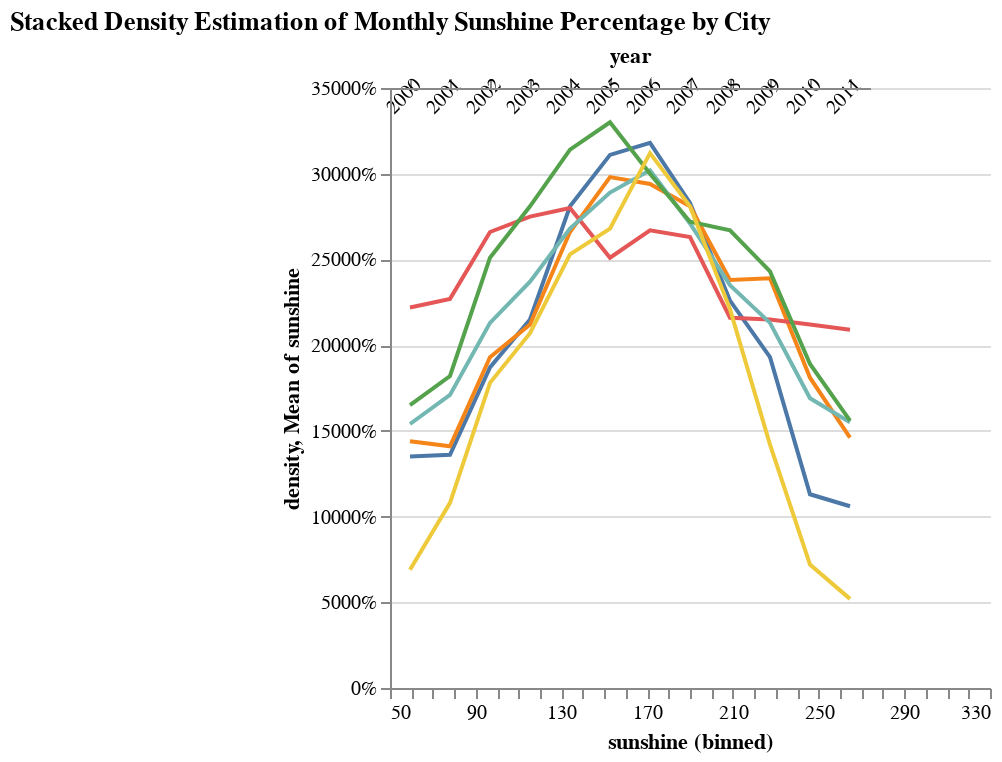

The notebook cell saved with this chart:
### Code cell
import altair as alt
import pandas as pd

# read the data from the CSV file
url = "C:\\Users\\hrsom\\Downloads\\sunshine.csv"
# dataset = pd.read_csv(url)
data = pd.read_csv(url)

# define the base chart
base = alt.Chart(data).transform_calculate(
    year='2000+datum.monthnum'
).encode(
    x=alt.X('year:O', axis=alt.Axis(labelAngle=-45)),
    y=alt.Y('sunshine:Q', stack='normalize'),
    color='city:N'
)

# define the density chart
density = base.mark_area(opacity=0.3).encode(
    alt.X('sunshine:Q', bin=alt.Bin(maxbins=30)),
    alt.Y('density:Q')
)

# define the line chart
line = base.mark_line().encode(
    alt.Y('mean(sunshine):Q', axis=alt.Axis(format='%')),
    alt.Color('city:N', legend=None)
)

# combine the charts and set the chart title
chart = (density + line).properties(
    title='Stacked Density Estimation of Monthly Sunshine Percentage by City'
)

# display the chart
chart

### Figure 1 — Vega-Lite specification as saved in the notebook (floating-point values rounded to 4 significant figures)
{"config": {"view": {"continuousWidth": 300, "continuousHeight": 300}}, "layer": [{"mark": {"type": "area", "opacity": 0.3}, "encoding": {"color": {"field": "city", "type": "nominal"}, "x": {"bin": {"maxbins": 30}, "field": "sunshine", "type": "quantitative"}, "y": {"field": "density", "type": "quantitative"}}, "transform": [{"calculate": "2000+datum.monthnum", "as": "year"}]}, {"mark": {"type": "line"}, "encoding": {"color": {"field": "city", "legend": null, "type": "nominal"}, "x": {"axis": {"labelAngle": -45}, "field": "year", "type": "ordinal"}, "y": {"aggregate": "mean", "axis": {"format": "%"}, "field": "sunshine", "type": "quantitative"}}, "transform": [{"calculate": "2000+datum.monthnum", "as": "year"}]}], "data": {"name": "data-162638687fd33f296a3b88b07ba677ef"}, "title": "Stacked Density Estimation of Monthly Sunshine Percentage by City", "$schema": "https://vega.github.io/schema/vega-lite/v5.15.1.json", "datasets": {"data-162638687fd33f296a3b88b07ba677ef": [{"city": "Chicago", "lon": -87.62, "lat": 41.88, "month": "Jan", "monthnum": 0, "sunshine": 135}, {"city": "Chicago", "lon": -87.62, "lat": 41.88, "month": "Feb", "monthnum": 1, "sunshine": 136}, {"city": "Chicago", "lon": -87.62, "lat": 41.88, "month": "Mar", "monthnum": 2, "sunshine": 187}, {"city": "Chicago", "lon": -87.62, "lat": 41.88, "month": "Apr", "monthnum": 3, "sunshine": 215}, {"city": "Chicago", "lon": -87.62, "lat": 41.88, "month": "May", "monthnum": 4, "sunshine": 281}, {"city": "Chicago", "lon": -87.62, "lat": 41.88, "month": "Jun", "monthnum": 5, "sunshine": 311}, {"city": "Chicago", "lon": -87.62, "lat": 41.88, "month": "Jul", "monthnum": 6, "sunshine": 318}, {"city": "Chicago", "lon": -87.62, "lat": 41.88, "month": "Aug", "monthnum": 7, "sunshine": 283}, {"city": "Chicago", "lon": -87.62, "lat": 41.88, "month": "Sep", "monthnum": 8, "sunshine": 226}, {"city": "Chicago", "lon": -87.62, "lat": 41.88, "month": "Oct", "monthnum": 9, "sunshine": 193}, {"city": "Chicago", "lon": -87.62, "lat": 41.88, "month": "Nov", "monthnum": 10, "sunshine": 113}, {"city": "Chicago", "lon": -87.62, "lat": 41.88, "month": "Dec", "monthnum": 11, "sunshine": 106}, {"city": "Houston", "lon": -95.36, "lat": 29.75, "month": "Jan", "monthnum": 0, "sunshine": 144}, {"city": "Houston", "lon": -95.36, "lat": 29.75, "month": "Feb", "monthnum": 1, "sunshine": 141}, {"city": "Houston", "lon": -95.36, "lat": 29.75, "month": "Mar", "monthnum": 2, "sunshine": 193}, {"city": "Houston", "lon": -95.36, "lat": 29.75, "month": "Apr", "monthnum": 3, "sunshine": 212}, {"city": "Houston", "lon": -95.36, "lat": 29.75, "month": "May", "monthnum": 4, "sunshine": 266}, {"city": "Houston", "lon": -95.36, "lat": 29.75, "month": "Jun", "monthnum": 5, "sunshine": 298}, {"city": "Houston", "lon": -95.36, "lat": 29.75, "month": "Jul", "monthnum": 6, "sunshine": 294}, {"city": "Houston", "lon": -95.36, "lat": 29.75, "month": "Aug", "monthnum": 7, "sunshine": 281}, {"city": "Houston", "lon": -95.36, "lat": 29.75, "month": "Sep", "monthnum": 8, "sunshine": 238}, {"city": "Houston", "lon": -95.36, "lat": 29.75, "month": "Oct", "monthnum": 9, "sunshine": 239}, {"city": "Houston", "lon": -95.36, "lat": 29.75, "month": "Nov", "monthnum": 10, "sunshine": 181}, {"city": "Houston", "lon": -95.36, "lat": 29.75, "month": "Dec", "monthnum": 11, "sunshine": 146}, {"city": "Miami", "lon": -80.19, "lat": 25.76, "month": "Jan", "monthnum": 0, "sunshine": 222}, {"city": "Miami", "lon": -80.19, "lat": 25.76, "month": "Feb", "monthnum": 1, "sunshine": 227}, {"city": "Miami", "lon": -80.19, "lat": 25.76, "month": "Mar", "monthnum": 2, "sunshine": 266}, {"city": "Miami", "lon": -80.19, "lat": 25.76, "month": "Apr", "monthnum": 3, "sunshine": 275}, {"city": "Miami", "lon": -80.19, "lat": 25.76, "month": "May", "monthnum": 4, "sunshine": 280}, {"city": "Miami", "lon": -80.19, "lat": 25.76, "month": "Jun", "monthnum": 5, "sunshine": 251}, {"city": "Miami", "lon": -80.19, "lat": 25.76, "month": "Jul", "monthnum": 6, "sunshine": 267}, {"city": "Miami", "lon": -80.19, "lat": 25.76, "month": "Aug", "monthnum": 7, "sunshine": 263}, {"city": "Miami", "lon": -80.19, "lat": 25.76, "month": "Sep", "monthnum": 8, "sunshine": 216}, {"city": "Miami", "lon": -80.19, "lat": 25.76, "month": "Oct", "monthnum": 9, "sunshine": 215}, {"city": "Miami", "lon": -80.19, "lat": 25.76, "month": "Nov", "monthnum": 10, "sunshine": 212}, {"city": "Miami", "lon": -80.19, "lat": 25.76, "month": "Dec", "monthnum": 11, "sunshine": 209}, {"city": "New York", "lon": -73.94, "lat": 40.73, "month": "Jan", "monthnum": 0, "sunshine": 154}, {"city": "New York", "lon": -73.94, "lat": 40.73, "month": "Feb", "monthnum": 1, "sunshine": 171}, {"city": "New York", "lon": -73.94, "lat": 40.73, "month": "Mar", "monthnum": 2, "sunshine": 213}, {"city": "New York", "lon": -73.94, "lat": 40.73, "month": "Apr", "monthnum": 3, "sunshine": 237}, {"city": "New York", "lon": -73.94, "lat": 40.73, "month": "May", "monthnum": 4, "sunshine": 268}, {"city": "New York", "lon": -73.94, "lat": 40.73, "month": "Jun", "monthnum": 5, "sunshine": 289}, {"city": "New York", "lon": -73.94, "lat": 40.73, "month": "Jul", "monthnum": 6, "sunshine": 302}, {"city": "New York", "lon": -73.94, "lat": 40.73, "month": "Aug", "monthnum": 7, "sunshine": 271}, {"city": "New York", "lon": -73.94, "lat": 40.73, "month": "Sep", "monthnum": 8, "sunshine": 235}, {"city": "New York", "lon": -73.94, "lat": 40.73, "month": "Oct", "monthnum": 9, "sunshine": 213}, {"city": "New York", "lon": -73.94, "lat": 40.73, "month": "Nov", "monthnum": 10, "sunshine": 169}, {"city": "New York", "lon": -73.94, "lat": 40.73, "month": "Dec", "monthnum": 11, "sunshine": 155}, {"city": "San Francisco", "lon": -122.4, "lat": 37.73, "month": "Jan", "monthnum": 0, "sunshine": 165}, {"city": "San Francisco", "lon": -122.4, "lat": 37.73, "month": "Feb", "monthnum": 1, "sunshine": 182}, {"city": "San Francisco", "lon": -122.4, "lat": 37.73, "month": "Mar", "monthnum": 2, "sunshine": 251}, {"city": "San Francisco", "lon": -122.4, "lat": 37.73, "month": "Apr", "monthnum": 3, "sunshine": 281}, {"city": "San Francisco", "lon": -122.4, "lat": 37.73, "month": "May", "monthnum": 4, "sunshine": 314}, {"city": "San Francisco", "lon": -122.4, "lat": 37.73, "month": "Jun", "monthnum": 5, "sunshine": 330}, {"city": "San Francisco", "lon": -122.4, "lat": 37.73, "month": "Jul", "monthnum": 6, "sunshine": 300}, {"city": "San Francisco", "lon": -122.4, "lat": 37.73, "month": "Aug", "monthnum": 7, "sunshine": 272}, {"city": "San Francisco", "lon": -122.4, "lat": 37.73, "month": "Sep", "monthnum": 8, "sunshine": 267}, {"city": "San Francisco", "lon": -122.4, "lat": 37.73, "month": "Oct", "monthnum": 9, "sunshine": 243}, {"city": "San Francisco", "lon": -122.4, "lat": 37.73, "month": "Nov", "monthnum": 10, "sunshine": 189}, {"city": "San Francisco", "lon": -122.4, "lat": 37.73, "month": "Dec", "monthnum": 11, "sunshine": 156}, {"city": "Seattle", "lon": -122.3, "lat": 47.61, "month": "Jan", "monthnum": 0, "sunshine": 69}, {"city": "Seattle", "lon": -122.3, "lat": 47.61, "month": "Feb", "monthnum": 1, "sunshine": 108}, {"city": "Seattle", "lon": -122.3, "lat": 47.61, "month": "Mar", "monthnum": 2, "sunshine": 178}, {"city": "Seattle", "lon": -122.3, "lat": 47.61, "month": "Apr", "monthnum": 3, "sunshine": 207}, {"city": "Seattle", "lon": -122.3, "lat": 47.61, "month": "May", "monthnum": 4, "sunshine": 253}, {"city": "Seattle", "lon": -122.3, "lat": 47.61, "month": "Jun", "monthnum": 5, "sunshine": 268}, {"city": "Seattle", "lon": -122.3, "lat": 47.61, "month": "Jul", "monthnum": 6, "sunshine": 312}, {"city": "Seattle", "lon": -122.3, "lat": 47.61, "month": "Aug", "monthnum": 7, "sunshine": 281}, {"city": "Seattle", "lon": -122.3, "lat": 47.61, "month": "Sep", "monthnum": 8, "sunshine": 221}, {"city": "Seattle", "lon": -122.3, "lat": 47.61, "month": "Oct", "monthnum": 9, "sunshine": 142}, {"city": "Seattle", "lon": -122.3, "lat": 47.61, "month": "Nov", "monthnum": 10, "sunshine": 72}, {"city": "Seattle", "lon": -122.3, "lat": 47.61, "month": "Dec", "monthnum": 11, "sunshine": 52}]}}
